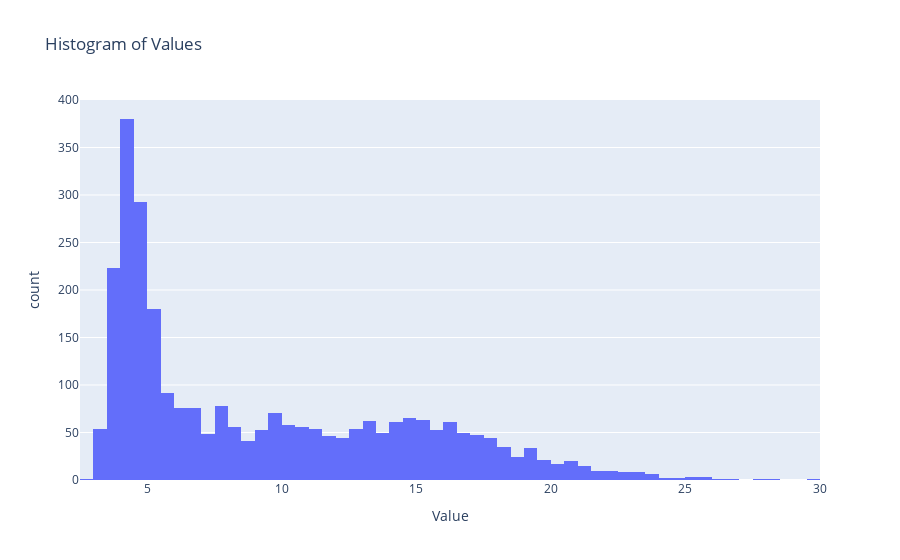

Notebook cell for this chart:
### Markdown cell above
Histogram of the data

### Code cell
# Histogram for the numerical 'Value' column
hist_value = px.histogram(demand_data, x='Value', title='Histogram of Values')
hist_value.show()

### Figure 1 — Plotly figure (JSON) as saved in the notebook; plotly's stock layout.template omitted (floating-point values rounded to 4 significant figures; data arrays with more than 128 entries replaced by an {"elided": "..."} marker saying what was removed)
{"data": [{"alignmentgroup": "True", "bingroup": "x", "hovertemplate": "Value=%{x}<br>count=%{y}<extra></extra>", "legendgroup": "", "marker": {"color": "#636efa", "pattern": {"shape": ""}}, "name": "", "offsetgroup": "", "orientation": "v", "showlegend": false, "type": "histogram", "x": {"elided": "2813 float values"}, "xaxis": "x", "yaxis": "y"}], "layout": {"autosize": true, "barmode": "relative", "legend": {"tracegroupgap": 0}, "title": {"text": "Histogram of Values"}, "xaxis": {"anchor": "y", "autorange": true, "domain": [0, 1], "range": [2.5, 30], "title": {"text": "Value"}, "type": "linear"}, "yaxis": {"anchor": "x", "autorange": true, "domain": [0, 1], "range": [0, 400], "title": {"text": "count"}}}}
